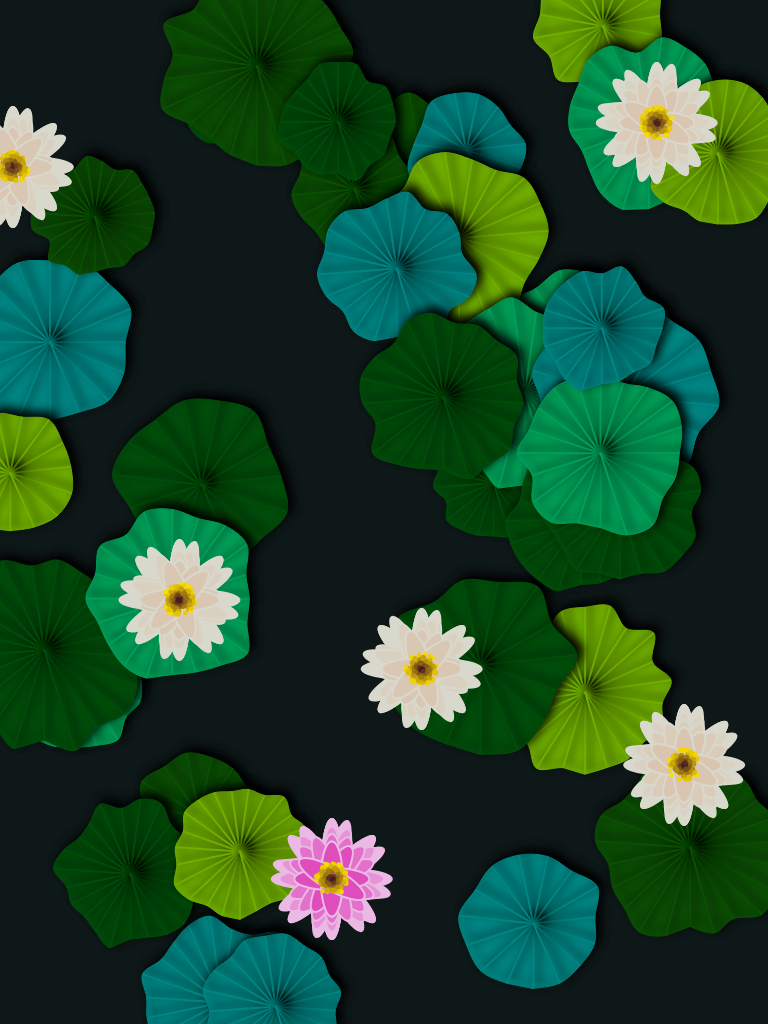
Frame 1 (no input)
Frame 60 (no input): identical to frame 1, image omitted
Frame 120 (the mouse pressed at the canvas centre since frame 60): identical to frame 1, image omitted

The p5.js sketch that drew this single still picture (run headless with seeded random() and noise() and a simulated clock; from frame 60 on, the mouse is pressed at the canvas centre):

// p5.js sketch
// ── sketch.js
// Lotus
// By Chih-Yung Chang
// Github: https://github.com/ChihYungChang
// Openprocessing: https://openprocessing.org/user/324595?o=2&view=sketches

const lotusLeafList = [];
const lotusList = [];

function setup() {
  createCanvas(768, 1024);
  background(random(["#21465f", "#0f1818"]));
  angleMode(DEGREES);

  for (let i = 0; i < int(random(30, 60)); i++) {
    const lotusLeaf = new LotusLeaf({
      position: createVector(random(width), random(height)),
    });
    lotusLeafList.push(lotusLeaf);
  }

  for (const lotusLeaf of lotusLeafList) {
    lotusLeaf.draw();
  }

  for (let i = 0; i < int(random(5, 10)); i++) {
    const lotus = new Lotus({
      position: createVector(random(width), random(height)),
    });
    lotusList.push(lotus);
  }

  for (const lotus of lotusList) {
    lotus.draw();
  }
}

function draw() {}

// ── lotus.js
// Lotus
// By Chih-Yung Chang
// Github: https://github.com/ChihYungChang
// Openprocessing: https://openprocessing.org/user/324595?o=2&view=sketches

const FLOWER_COLOR = [
  ["#eab9e4", "#db27af"],
  ["#d9d8cc", "#dabfa6"],
];

class Lotus {
  constructor(args) {
    this.position = args.position; // 位置

    this.r = args.r || random(10, 20);

    this.count = int(random(15, 24));

    this.layer = int(random(3, 5));
  }

  draw() {
    push();
    const colors = random(FLOWER_COLOR);
    translate(this.position.x, this.position.y);
    const list = [];

    /** 莲花 start */
    push();
    strokeWeight(2);
    stroke(colors[0]);
    // noStroke();
    // 层级
    for (let layer = 0; layer < this.layer; layer++) {
      push();
      // 层级 花瓣数量
      const layerCount = map(layer, 0, this.layer, 12, 4);
      for (let count = 0; count < layerCount; count++) {
        // 花瓣颜色
        let c = lerpColor(
          color(colors[0]),
          color(colors[1]),
          map(layer, 0, this.layer, 0, 1)
        );
        fill(c);
        // 图形
        ellipse(0, 0, 22, map(layer, 0, this.layer, 120, 60));
        // 旋转
        rotate((360 / layerCount) * (count / 2));
      }
      pop();
    }
    pop();
    /** 莲花 end */

    /** 花蕊 start */
    push();
    noStroke();
    const center = createVector(0, 0);
    for (let i = 0; i < int(random(150, 180)); i++) {
      const stamen = center.copy().add(random(0, 16), 0);
      stamen.rotate(random(360));
      const dist = stamen.dist(center);
      let c = lerpColor(
        color("#421321"),
        color("#fcdf00"),
        map(dist, 0, 16, 0, 1)
      );
      fill(c);
      ellipse(stamen.x, stamen.y, random(4, 6));
    }
    pop();
    /** 花蕊 end */

    pop();
  }
}

// ── lotusLeaf.js
// Lotus
// By Chih-Yung Chang
// Github: https://github.com/ChihYungChang
// Openprocessing: https://openprocessing.org/user/324595?o=2&view=sketches

class LotusLeaf {
  constructor(args) {
    this.position = args.position; // 位置

    this.r = args.r || random(40, 70);

    this.c = random(["#70ae00", "#009e57", "#018583", "#014c0a", "#0b4e04"]);

    this.count = int(random(15, 24));
  }

  draw() {
    push();
    translate(this.position.x, this.position.y);

    drawingContext.shadowOffsetX = 5;
    drawingContext.shadowOffsetY = -5;
    drawingContext.shadowBlur = 10;
    drawingContext.shadowColor = "black";

    const list = [];

    for (let i = 0; i < this.count; i++) {
      const line_vec = createVector(0, this.r + random(this.r / 5, this.r / 2));
      line_vec.rotate((360 / this.count) * i);
      list.push(line_vec);
    }

    /** 荷叶 */
    push();
    fill(this.c);
    stroke(this.c);
    beginShape();
    for (const item of list) {
      curveVertex(item.x, item.y);
    }
    endShape(CLOSE);
    pop();
    /** 荷叶 */

    /** 根茎 */
    push();
    let _c = color(this.c);
    _c.setAlpha(255);
    stroke(_c);
    strokeWeight(2);
    for (const item of list) {
      item.mult(0.99);
      line(0, 0, item.x, item.y);
    }
    pop();
    /** 根茎 */

    pop();
  }
}
